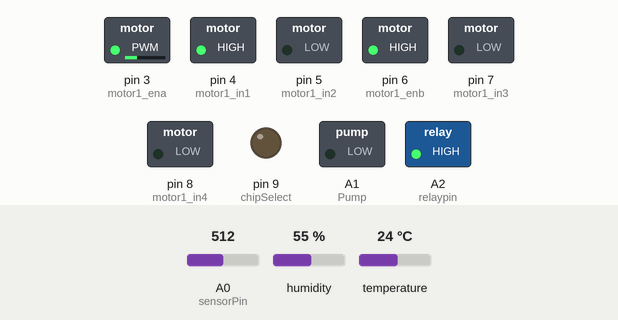
Recording of a sketch running on a simulated Arduino Uno, built with avr-gcc and run on an emulated ATmega328P. Shown: switched loads named in the sketch (green lamp = pin HIGH), output pins drawn as LEDs (lit = HIGH). The test bench sets the inputs (shaded band); at power-on: A0 (sensorPin) = 512, humidity 55 %, temperature 24 °C. Storage starts empty; what the sketch prints to the serial monitor is not drawn.

Above: at 8.1 s.
8.2 s: A0 (sensorPin) set to 308
14.9 s: A0 (sensorPin) set to 283
At 19.1 s:
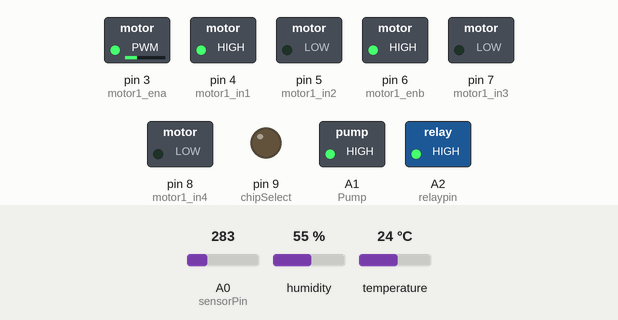
21.6 s: A0 (sensorPin) set to 306
At 24.6 s:
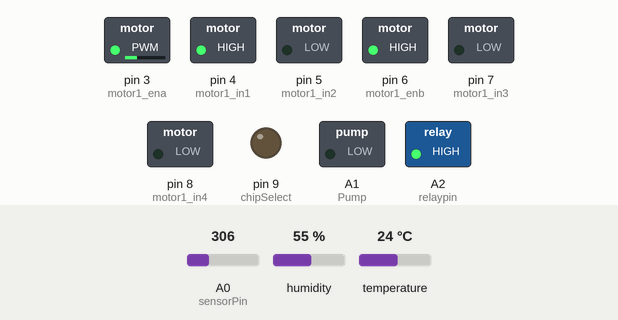
28.3 s: A0 (sensorPin) set to 290
At 29.0 s:
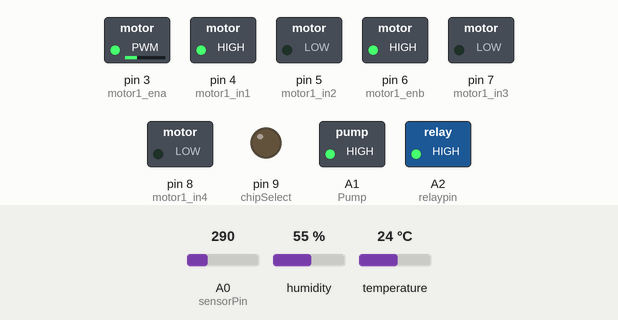
Timing chart, 0 to 31.3 s (numbered marks = the images above; inputs shaded):
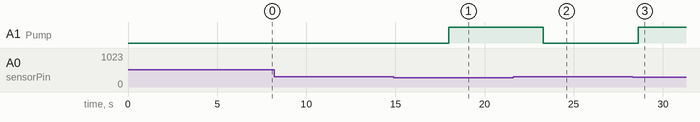

The sketch:

sd_card_test_program.ino
```cpp
#include <SD.h> //Load SD card library
#include<SPI.h> //Load SPI Library
#include "DHT.h"
#include "Wire.h"    // imports the wire library for talking over I2C

#define DHTPIN 2     // what pin we're connected to

int chipSelect = 9; //chipSelect pin for the SD card Reader
File mySensorData; //Data object you will write your sesnor data to

int motor1_ena=3; //motor
int motor1_in1=4;
int motor1_in2=5;

int motor1_enb=6;//coolfan
int motor1_in3=7;
int motor1_in4=8;


int relaypin=A2;
int Pump=A1;

int sensorPin=A0;

int highTemp=42;

// Uncomment whatever type you're using!
#define DHTTYPE DHT11   // DHT 11


// Initialize DHT sensor for normal 16mhz Arduino
DHT dht(DHTPIN, DHTTYPE);

void setup() {
  Serial.begin(9600);
  Serial.println("DHTxx test!");

  dht.begin();


       pinMode(motor1_ena,OUTPUT);
       pinMode(motor1_enb,OUTPUT);

       pinMode(motor1_in1,OUTPUT);
       pinMode(motor1_in2,OUTPUT);
       pinMode(motor1_in3,OUTPUT);
       pinMode(motor1_in4,OUTPUT);

       analogWrite(motor1_ena,75);//motor speed
       analogWrite(motor1_enb,255);//cool fan speed

       pinMode(Pump,OUTPUT);

       pinMode(relaypin,OUTPUT);
       analogWrite(relaypin,250);//heater and heater fan are going to be on


      digitalWrite(motor1_in1,HIGH);//motor is starting rotating. I have placed a button to control motor.
      digitalWrite(motor1_in2,LOW);

      pinMode(chipSelect,OUTPUT);
        SD.begin(9);

}

void loop() {
  // Wait a few seconds between measurements.
  delay(2000);

  // Reading temperature or humidity takes about 250 milliseconds!
  // Sensor readings may also be up to 2 seconds 'old' (its a very slow sensor)
  float h = dht.readHumidity();
  // Read temperature as Celsius
  float t = dht.readTemperature();
  // Read temperature as Fahrenheit
  float f = dht.readTemperature(true);

  // Check if any reads failed and exit early (to try again).

  mySensorData = SD.open("test.txt", FILE_WRITE);
  if (mySensorData) {
  if (isnan(h) || isnan(t) || isnan(f)) {
    Serial.println("Failed to read from DHT sensor!");
    return;
  }

  // Compute heat index
  // Must send in temp in Fahrenheit!
  float hi = dht.computeHeatIndex(f, h);

  Serial.print("Humidity: ");
  Serial.print(h);
  Serial.print(" %\t");
  Serial.print("Temperature: ");
  Serial.print(t);//show the temp in centidegree
  Serial.print(" *C ");
  Serial.print(f);
  Serial.print(" *F\t");
  Serial.print("Heat index: ");
  Serial.print(hi);
  Serial.println(" *F");

  int sensorValue=analogRead(sensorPin);
  Serial.print("WaterValue= ");
  Serial.print(sensorValue);//write the water level
  Serial.print(" ");

  if (sensorValue<300){
    analogWrite(Pump,200);//pump goes on
  }
  else{
    analogWrite(Pump,0);//pump goes off
  }


    if(t>=highTemp)
       {
       analogWrite(relaypin,0);//heater and heater fan are going to be off
       digitalWrite(motor1_in3,HIGH);//cool fan is going to be on
       digitalWrite(motor1_in4,LOW);
       }
       if(t<40.2)
       {
       digitalWrite(motor1_in3,LOW);//cool fan is going to be off
       digitalWrite(motor1_in4,LOW);
       analogWrite(relaypin,250); //heater and heater fan are going to be on
       }
       delay(250); //Pause between readings.

       mySensorData.print(t);                                 //write temperature data to card
       mySensorData.print(", ");                               //write a commma
       mySensorData.println(h);                        //write humidity and end the line (println)
       mySensorData.close();                                  //close the file
  }
  else {
    Serial.println("error opening test.txt");
  }
  delay(3000);

}
```

Measured:
- the behaviour switches between 300 and 299 on A0 (sensorPin) (found by bisection; images 0 and 1)
- after the input at 8.2 s, every drawn part: stays the same
- after the input at 14.9 s, A1 (Pump): LOW → HIGH after 3.1 s
- after the input at 21.6 s, A1 (Pump): HIGH → LOW after 1.7 s
- after the input at 28.3 s, A1 (Pump): LOW → HIGH after 0.31 s
